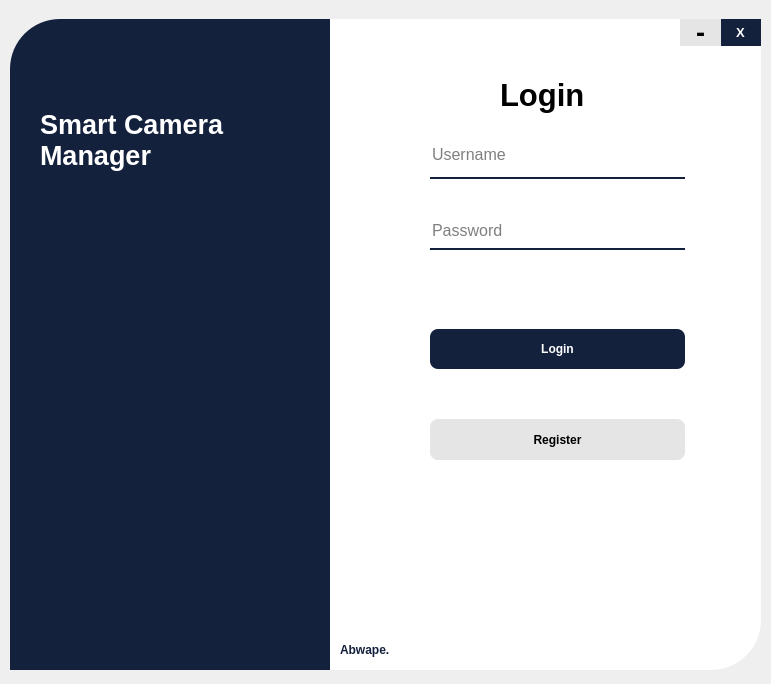
<?xml version="1.0" encoding="UTF-8"?>
<ui version="4.0">
 <class>MainWindow</class>
 <widget class="QMainWindow" name="MainWindow">
  <property name="geometry">
   <rect>
    <x>0</x>
    <y>0</y>
    <width>771</width>
    <height>684</height>
   </rect>
  </property>
  <property name="windowTitle">
   <string>MainWindow</string>
  </property>
  <widget class="QWidget" name="centralwidget">
   <widget class="QWidget" name="drop_widget" native="true">
    <property name="geometry">
     <rect>
      <x>0</x>
      <y>9</y>
      <width>771</width>
      <height>671</height>
     </rect>
    </property>
    <widget class="QLabel" name="label">
     <property name="geometry">
      <rect>
       <x>10</x>
       <y>10</y>
       <width>321</width>
       <height>651</height>
      </rect>
     </property>
     <property name="styleSheet">
      <string notr="true">background-color: rgb(20, 33, 61);
background-size: cover;
background-position: top;
border-top-left-radius:50px;</string>
     </property>
     <property name="text">
      <string/>
     </property>
    </widget>
    <widget class="QLabel" name="label_2">
     <property name="geometry">
      <rect>
       <x>330</x>
       <y>10</y>
       <width>431</width>
       <height>651</height>
      </rect>
     </property>
     <property name="styleSheet">
      <string notr="true">background-color:rgb(255,255,255);
border-bottom-right-radius:50px;</string>
     </property>
     <property name="text">
      <string/>
     </property>
    </widget>
    <widget class="QLabel" name="label_3">
     <property name="geometry">
      <rect>
       <x>500</x>
       <y>60</y>
       <width>111</width>
       <height>51</height>
      </rect>
     </property>
     <property name="font">
      <font>
       <pointsize>23</pointsize>
       <weight>75</weight>
       <bold>true</bold>
      </font>
     </property>
     <property name="text">
      <string>Login</string>
     </property>
    </widget>
    <widget class="QLineEdit" name="username_input">
     <property name="geometry">
      <rect>
       <x>430</x>
       <y>130</y>
       <width>255</width>
       <height>40</height>
      </rect>
     </property>
     <property name="font">
      <font>
       <pointsize>12</pointsize>
      </font>
     </property>
     <property name="styleSheet">
      <string notr="true">QLineEdit{
border:none;
border-bottom:2px solid #14213d;
height: 30px;
padding-bottom:7px;
}</string>
     </property>
     <property name="placeholderText">
      <string>Username</string>
     </property>
    </widget>
    <widget class="QLineEdit" name="password_input">
     <property name="geometry">
      <rect>
       <x>430</x>
       <y>210</y>
       <width>255</width>
       <height>31</height>
      </rect>
     </property>
     <property name="font">
      <font>
       <pointsize>12</pointsize>
      </font>
     </property>
     <property name="styleSheet">
      <string notr="true">QLineEdit{
border:none;
border-bottom:2px solid #14213d;
height: 30px;
padding-bottom:7px;
}</string>
     </property>
     <property name="echoMode">
      <enum>QLineEdit::Password</enum>
     </property>
     <property name="placeholderText">
      <string>Password</string>
     </property>
    </widget>
    <widget class="QPushButton" name="login_button">
     <property name="geometry">
      <rect>
       <x>430</x>
       <y>320</y>
       <width>255</width>
       <height>40</height>
      </rect>
     </property>
     <property name="font">
      <font>
       <pointsize>9</pointsize>
       <weight>75</weight>
       <bold>true</bold>
      </font>
     </property>
     <property name="cursor">
      <cursorShape>PointingHandCursor</cursorShape>
     </property>
     <property name="styleSheet">
      <string notr="true">QPushButton{
border-radius: 8px;
background:#14213d;
height: 30px;
color: #fff;

}
QPushButton:hover{
background-color:rgb(0,0,0);
}
QPushButton:pressed{
padding-top:5px;
padding-left:5px;
}

</string>
     </property>
     <property name="text">
      <string>Login</string>
     </property>
    </widget>
    <widget class="QPushButton" name="register_button">
     <property name="geometry">
      <rect>
       <x>430</x>
       <y>410</y>
       <width>255</width>
       <height>41</height>
      </rect>
     </property>
     <property name="font">
      <font>
       <pointsize>9</pointsize>
       <weight>75</weight>
       <bold>true</bold>
      </font>
     </property>
     <property name="cursor">
      <cursorShape>PointingHandCursor</cursorShape>
     </property>
     <property name="styleSheet">
      <string notr="true">QPushButton{
border-radius: 8px;
background:#e5e5e5;
height: 30px;
color: #000;
cursor:pointer;
}
QPushButton:hover{
background-color:#FCA311;
color:#fff;
}
QPushButton:pressed{
padding-top:5px;
padding-left:5px;
}
</string>
     </property>
     <property name="text">
      <string>Register</string>
     </property>
    </widget>
    <widget class="QLabel" name="label_4">
     <property name="geometry">
      <rect>
       <x>40</x>
       <y>70</y>
       <width>241</width>
       <height>121</height>
      </rect>
     </property>
     <property name="font">
      <font>
       <pointsize>20</pointsize>
       <weight>75</weight>
       <bold>true</bold>
      </font>
     </property>
     <property name="styleSheet">
      <string notr="true">color:#fff;</string>
     </property>
     <property name="text">
      <string>Smart Camera  Manager</string>
     </property>
     <property name="wordWrap">
      <bool>true</bool>
     </property>
    </widget>
    <widget class="QPushButton" name="cls_button">
     <property name="geometry">
      <rect>
       <x>720</x>
       <y>10</y>
       <width>41</width>
       <height>27</height>
      </rect>
     </property>
     <property name="font">
      <font>
       <pointsize>10</pointsize>
       <weight>75</weight>
       <bold>true</bold>
      </font>
     </property>
     <property name="cursor">
      <cursorShape>PointingHandCursor</cursorShape>
     </property>
     <property name="styleSheet">
      <string notr="true">
QPushButton{

border-radius: 13.5px;
background:#14213d;
color: #fff;

}
QPushButton:hover{
background-color:#e63946;
}
QPushButton:pressed{
padding-top:5px;
padding-left:5px;
}

</string>
     </property>
     <property name="text">
      <string>X</string>
     </property>
    </widget>
    <widget class="QLabel" name="label_5">
     <property name="geometry">
      <rect>
       <x>340</x>
       <y>625</y>
       <width>71</width>
       <height>31</height>
      </rect>
     </property>
     <property name="font">
      <font>
       <pointsize>9</pointsize>
       <weight>75</weight>
       <bold>true</bold>
      </font>
     </property>
     <property name="styleSheet">
      <string notr="true">color:#14213d;</string>
     </property>
     <property name="text">
      <string>Abwape.</string>
     </property>
    </widget>
    <widget class="QPushButton" name="min_butto">
     <property name="geometry">
      <rect>
       <x>680</x>
       <y>10</y>
       <width>41</width>
       <height>27</height>
      </rect>
     </property>
     <property name="font">
      <font>
       <pointsize>20</pointsize>
       <weight>75</weight>
       <bold>true</bold>
      </font>
     </property>
     <property name="cursor">
      <cursorShape>PointingHandCursor</cursorShape>
     </property>
     <property name="styleSheet">
      <string notr="true">
QPushButton{

border-radius: 13.5px;
background:#e5e5e5;
color: #000;

}
QPushButton:hover{
background-color:#06d6a0;
color:#fff;
}
QPushButton:pressed{
padding-top:5px;
padding-left:5px;
}

</string>
     </property>
     <property name="text">
      <string>-</string>
     </property>
    </widget>
   </widget>
  </widget>
 </widget>
 <resources>
  <include location="loggy.qrc"/>
 </resources>
 <connections/>
</ui>
